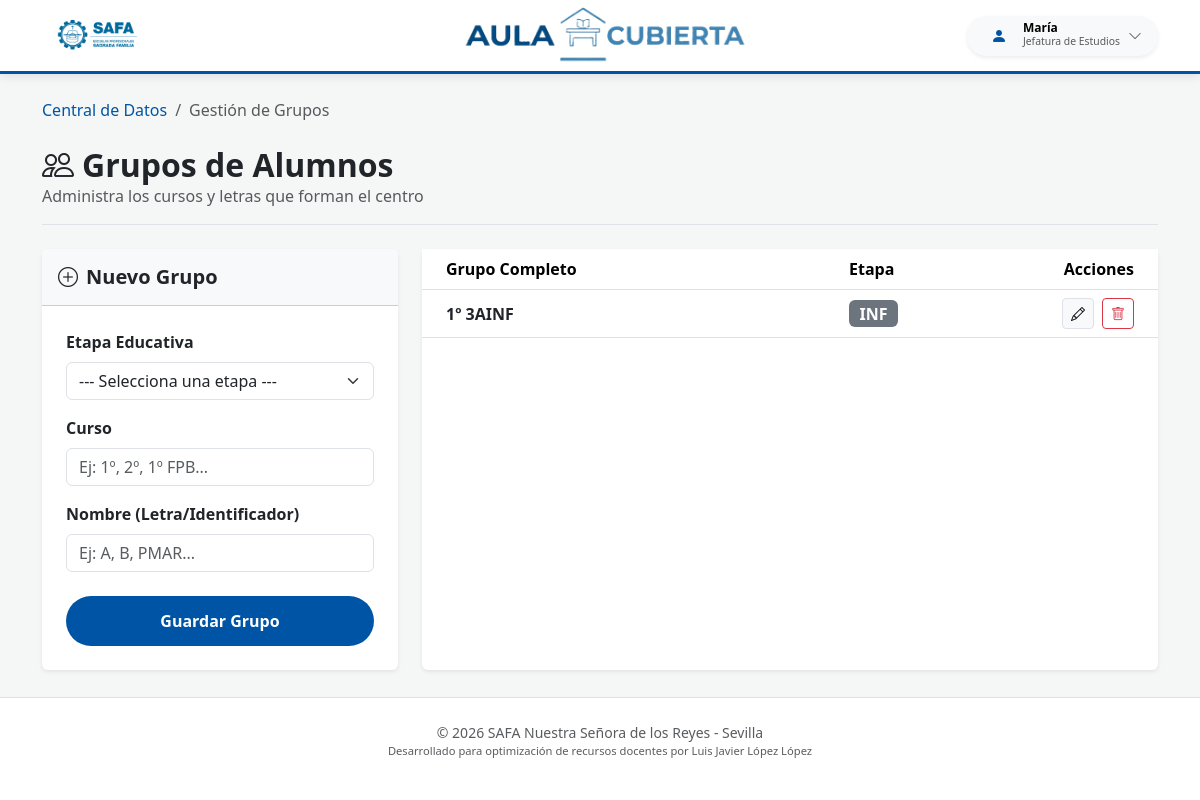
/datos/grupos/ (signed in), run on an earlier commit of the app's database.
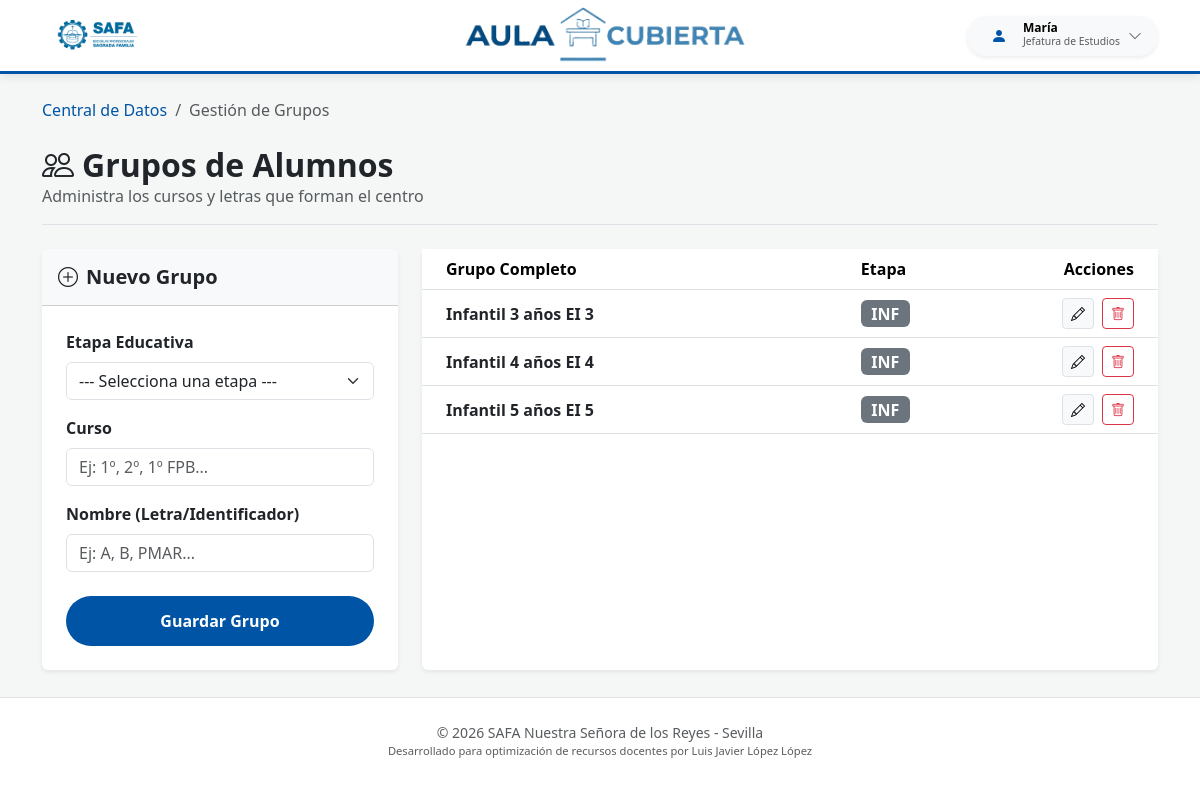
And on a later commit of the database.
### safa_guardias/models.py (models this page shows, shortened)
class CentroSaaSModel(models.Model):
    centro = models.ForeignKey(
        'CentroEscolar',
        on_delete=models.CASCADE,
        null=True, # Lo dejamos nullable por ahora para que no te dé error al hacer makemigrations con datos existentes
        blank=True
    )
    class Meta:
        abstract = True

class Grupo(CentroSaaSModel):
    nombre = models.CharField(max_length=100)  # Ej: "A"
    curso = models.CharField(max_length=250)  # Ej: "1º"
    etapa = models.ForeignKey(
        Etapa,
        on_delete=models.PROTECT,
        related_name="grupos", null=True, blank=True
    )
    class Meta:
        unique_together = ['centro', 'nombre', 'curso','etapa']
        verbose_name = "Grupo"
        verbose_name_plural = "Grupos"

class Etapa(CentroSaaSModel):
    nombre = models.CharField(max_length=100, help_text="Ej: Educación Secundaria Obligatoria")
    siglas = models.CharField(max_length=10, help_text="Ej: ESO")
    class Meta:
        verbose_name = "Etapa"
        verbose_name_plural = "Etapas"
        unique_together = ['centro', 'siglas'] # Cada centro tiene sus siglas únicas
    def __str__(self):
        return f"{self.siglas} - {self.centro.nombre}"

### safa_guardias/views.py (the view)
# urls.py: path('datos/grupos/', views.gestionar_grupos, name='gestionar_grupos'),
@login_required
def gestionar_grupos(request):
    centro = obtener_centro_usuario(request)
    if not centro:
        messages.error(request, "Selecciona un centro antes de gestionar los grupos.")
        return redirect('centro_datos')
    grupo_edit_id = request.GET.get('edit')
    grupo_instancia = None
    if grupo_edit_id:
        grupo_instancia = get_object_or_404(Grupo, id=grupo_edit_id, centro=centro)
    if request.method == 'POST':
        action = request.POST.get('action')
        if action == 'delete':
            grupo_id = request.POST.get('grupo_id')
            grupo_a_borrar = get_object_or_404(Grupo, id=grupo_id, centro=centro)
            try:
                grupo_a_borrar.delete()
                messages.success(request, "Grupo eliminado correctamente.")
            except Exception:
                messages.error(request,
                               "No se puede eliminar el grupo porque tiene alumnos, horarios o guardias asociadas.")
            return redirect('gestionar_grupos')
        elif action == 'save':
            form = GrupoForm(request.POST, instance=grupo_instancia, centro=centro)
            if form.is_valid():
                nuevo_grupo = form.save(commit=False)
                nuevo_grupo.centro = centro
                try:
                    nuevo_grupo.save()
                    mensaje = "Grupo actualizado con éxito." if grupo_instancia else "Grupo creado con éxito."
                    messages.success(request, mensaje)
                    return redirect('gestionar_grupos')
                except IntegrityError:
                    messages.error(request,
                                   f"El grupo '{nuevo_grupo.curso} {nuevo_grupo.nombre}' ya existe en esta etapa.")
            else:
                messages.error(request, "Revisa los errores en el formulario.")
    else:
        form = GrupoForm(instance=grupo_instancia, centro=centro)
    grupos = Grupo.objects.filter(centro=centro).select_related('etapa').order_by('etapa__nombre', 'curso', 'nombre')
    contexto = {
        'grupos': grupos,
        'form': form,
        'is_edit': bool(grupo_instancia),
        'centro': centro
    }
    return render(request, 'gestionar_grupos.html', contexto)

### safa_guardias/forms.py
class GrupoForm(forms.ModelForm):
    class Meta:
        model = Grupo
        fields = ['curso', 'nombre', 'etapa']
        widgets = {
            'curso': forms.TextInput(attrs={
                'class': 'form-control',
                'placeholder': 'Ej: 1º, 2º, 1º FPB...'
            }),
            'nombre': forms.TextInput(attrs={
                'class': 'form-control',
                'placeholder': 'Ej: A, B, PMAR...'
            }),
            'etapa': forms.Select(attrs={
                'class': 'form-select'
            }),
        }
    def __init__(self, *args, **kwargs):
        centro = kwargs.pop('centro', None)
        super().__init__(*args, **kwargs)
        if centro:
            self.fields['etapa'].queryset = Etapa.objects.filter(centro=centro).order_by('nombre')
            self.fields['etapa'].empty_label = "--- Selecciona una etapa ---"

### templates/gestionar_grupos.html (shortened to what the changed rows need)
{% extends 'base.html' %}
{% block body %}
<div class="container py-4">
    <div class="d-flex justify-content-between align-items-center mb-4 border-bottom pb-3">
        <div>
            <h2 class="fw-bold mb-0 text-dark"><i class="bi bi-people me-2"></i>Grupos de Alumnos</h2>
        </div>
    </div>
    <div class="row g-4">
        <div class="col-lg-8">
            <div class="card border-0 shadow-sm h-100">
                <div class="card-body p-0">
                    <div class="table-responsive">
                        <table class="table table-hover align-middle mb-0">
                            <thead class="bg-light">
                                <tr>
                                    <th class="ps-4">Grupo Completo</th>
                                    <th>Etapa</th>
                                    <th class="text-end pe-4" style="width: 150px;">Acciones</th>
                                </tr>
                            </thead>
                            <tbody>
                                {% for grupo in grupos %}
                                <tr>
                                    <td class="ps-4 fw-semibold text-dark">{{ grupo.curso }} {{ grupo.nombre }}</td>
                                    <td><span class="badge bg-secondary fs-6">{{ grupo.etapa.siglas|default:"Sin asignar" }}</span></td>
                                    <td class="text-end pe-4">
                                        <div class="d-flex justify-content-end gap-2">
                                            <a href="?edit={{ grupo.id }}" class="btn btn-sm btn-light border" title="Editar">
                                                <i class="bi bi-pencil"></i>
                                            </a>
                                            <button type="button" class="btn btn-sm btn-outline-danger"
                                                    data-bs-toggle="modal"
                                                    data-bs-target="#modalEliminar"
                                                    data-id="{{ grupo.id }}"
                                                    data-nombre="{{ grupo.curso }} {{ grupo.nombre }}"
                                                    title="Eliminar">
                                                <i class="bi bi-trash"></i>
                                            </button>
                                        </div>
                                    </td>
                                </tr>
                                {% endfor %}
                            </tbody>
                        </table>
                    </div>
                </div>
            </div>
        </div>
    </div>
</div>
{% endblock %}

What changed in the data, as far as the page shows it:
changed Grupo: curso "1º" → "Infantil 3 años"; nombre "3AINF" → "EI 3"
added Grupo: curso "Infantil 4 años", nombre "EI 4", etapa.siglas "INF"
added Grupo: curso "Infantil 5 años", nombre "EI 5", etapa.siglas "INF"
